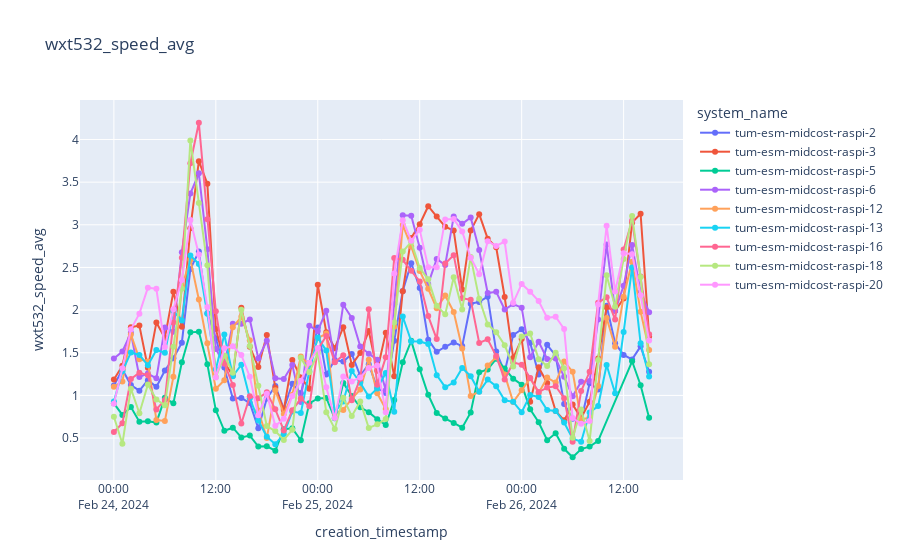

Notebook code cell kept with this figure:
### Code cell
plot_sensor_measurement(df,sensor_id,col_name="wxt532_speed_avg",filter=filter)
